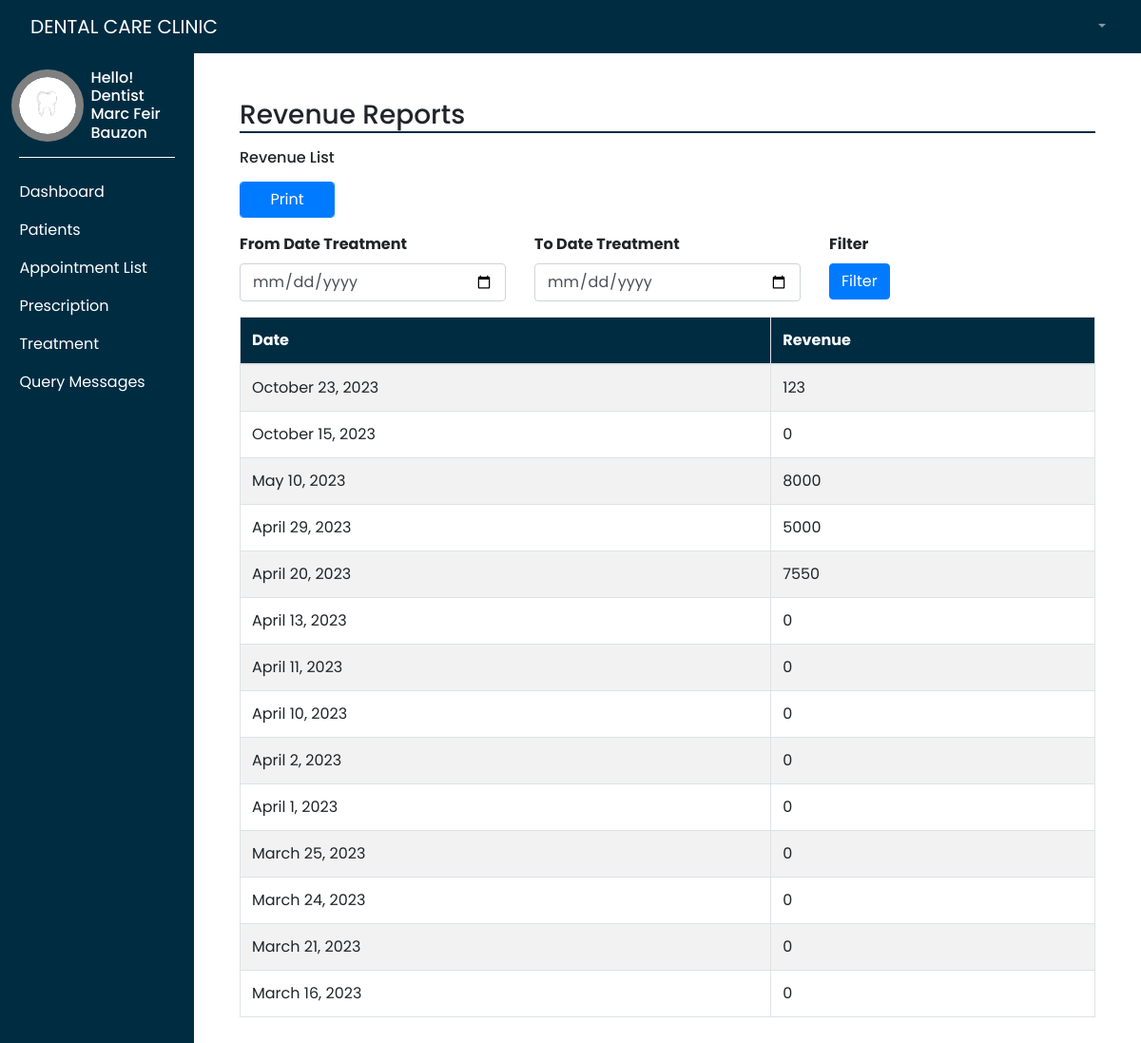
The page /adminSalesReports_view.php (signed in) on the database its author committed.
### tables this page shows
CREATE TABLE `treatment` (
  `treatmentId` int(11) NOT NULL,
  `reqId` int(11) NOT NULL,
  `patientId` int(11) NOT NULL,
  `dentistId` int(11) NOT NULL,
  `serviceId` int(11) NOT NULL,
  `date_visit` varchar(250) NOT NULL,
  `service_name` varchar(250) NOT NULL,
  `teethNo` varchar(250) NOT NULL,
  `description` varchar(250) NOT NULL,
  `fees` int(11) NOT NULL,
  `totalFees` int(11) NOT NULL,
  `totalChange` int(11) NOT NULL,
  `remarks` varchar(250) NOT NULL,
  `dateTreatment_submitted` date NOT NULL
);

### adminSalesReports_view.php (the view, shortened to what this page needs)
<?php
require_once "connection.php";
?>
<!DOCTYPE html>
<html lang="en">
<head>
    <link rel="stylesheet" href="styles/dashAdmin.css">
    <link rel="stylesheet" href="https://maxcdn.bootstrapcdn.com/bootstrap/4.0.0/css/bootstrap.min.css"/>
</head>
<body style="height: 100vh;">
    <div class="" style=" width: 100%">
        <?php require("templates/main-header.php"); ?>
    </div>
    <div class="d-flex" >
        <div class="bg-dark" style="width: 17%">
            <?php require("templates/sidebar.php"); ?>
        </div>
        <div style="width: 83%">
            <div class="p-5">
                <h3 style="border-bottom: 2px solid #002c42">Revenue Reports</h3>
                <h6 class="mt-3 mb-3">Revenue List</h6>
                <form action="adminSalesReports_print.php" method="POST">
                    <input type="submit" value="Print" name="printBtn" class="btn btn-primary form-control mb-3" style="width: 100px;">
                </form>
                <form action="adminSalesReports_filter.php" method="get">
                    <div class="row">
                        <div class="col-md-4">
                            <div class="form-group">
                                <label for="" class="font-weight-bold">From Date Treatment</label>
                                <input type="date" name="from_date" class="form-control">
                            </div>
                        </div>
                        <div class="col-md-4">
                            <div class="form-group">
                                <label for="" class="font-weight-bold">To Date Treatment</label>
                                <input type="date" name="to_date" class="form-control">
                            </div>
                        </div>
                        <div class="col-md-4">
                            <div class="form-group">
                                <div>
                                    <label for="" class="font-weight-bold">Filter</label>
                                </div>
                                <button type="submit" class="btn btn-primary">Filter</button>
                            </div>
                        </div>
                    </div>
                </form>
                <?php
                    $sqlp = "SELECT *, SUM(totalFees) AS sum FROM treatment GROUP BY dateTreatment_submitted ORDER BY dateTreatment_submitted DESC";
                    $resultp = $conn->query($sqlp);
                ?>
                <table class="table table-hover table-striped table-bordered" style="margin-bottom: 50px;">
                    <thead style="background-color: #002c42 !important; color: white; text-align: left">
                        <tr>
                        <th scope="col">Date</th>
                        <th scope="col">Revenue</th>
                        </tr>
                    </thead>
                    <tbody>
                    <?php if($resultp->num_rows > 0){?>
                        <?php while($row = $resultp->fetch_assoc()){?>
                            <tr>
                                <td><?php echo date("F j, Y", strtotime($row['dateTreatment_submitted']));?></td>
                                <td><?php echo $row['sum'];?></td>
                            </tr>
                        <?php } ?>
                    <?php } ?>
                    </tbody>
                </table>
            </div>
        </div>
    </div>
</body>
</html>

### styles/dashAdmin.css (style rules this page uses)
* { margin: 0; padding: 0; font-family: 'Poppins', sans-serif !important; box-sizing: border-box; }

### rows shown on the page
treatment: dateTreatment_submitted "October 23, 2023", sum "123"
treatment: dateTreatment_submitted "October 15, 2023", sum "0"
treatment: dateTreatment_submitted "May 10, 2023", sum "8000"
treatment: dateTreatment_submitted "April 29, 2023", sum "5000"
treatment: dateTreatment_submitted "April 20, 2023", sum "7550"
treatment: dateTreatment_submitted "April 13, 2023", sum "0"
treatment: dateTreatment_submitted "April 11, 2023", sum "0"
treatment: dateTreatment_submitted "April 10, 2023", sum "0"
treatment: dateTreatment_submitted "April 2, 2023", sum "0"
treatment: dateTreatment_submitted "April 1, 2023", sum "0"
treatment: dateTreatment_submitted "March 25, 2023", sum "0"
treatment: dateTreatment_submitted "March 24, 2023", sum "0"
treatment: dateTreatment_submitted "March 21, 2023", sum "0"
treatment: dateTreatment_submitted "March 16, 2023", sum "0"

### other values the page prints
$_SESSION['position'] "Dentist"
$_SESSION['fullname'] "Marc Feir Bauzon"
